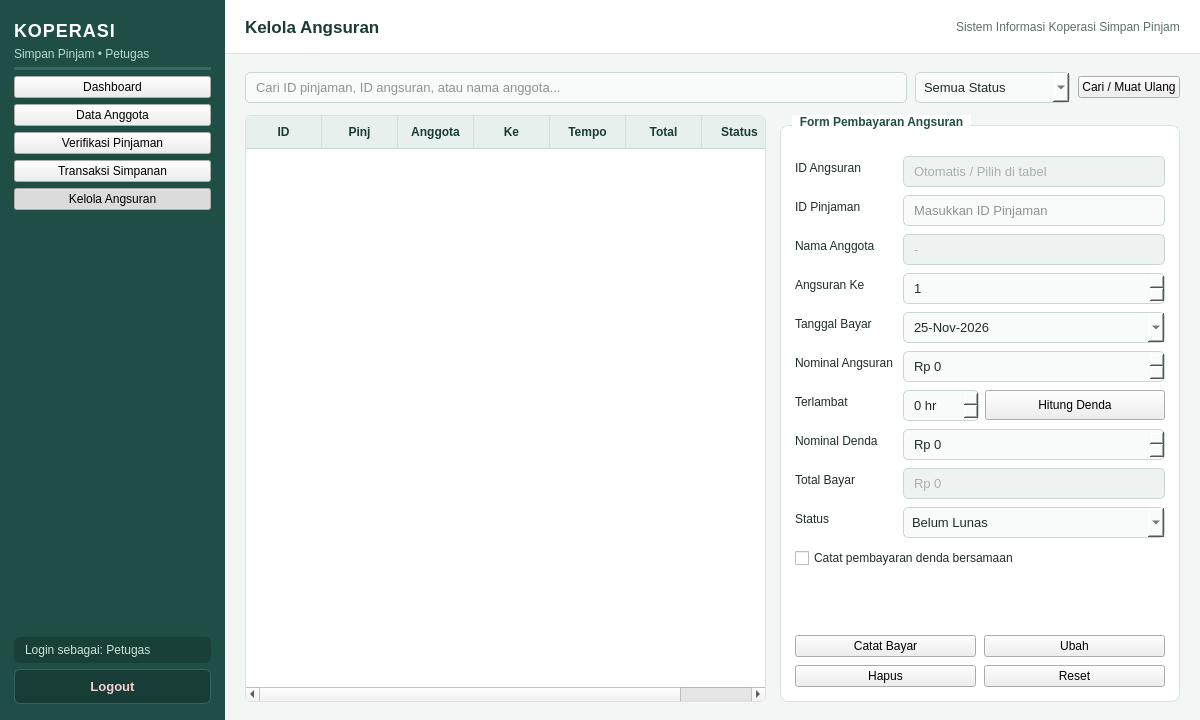
<?xml version="1.0" encoding="UTF-8"?>
<ui version="4.0">
 <class>PetugasKelolaAngsuranWindow</class>
 <widget class="QMainWindow" name="PetugasKelolaAngsuranWindow">
  <property name="geometry">
   <rect>
    <x>0</x>
    <y>0</y>
    <width>1200</width>
    <height>720</height>
   </rect>
  </property>
  <property name="minimumSize">
   <size>
    <width>1024</width>
    <height>640</height>
   </size>
  </property>
  <property name="windowTitle">
   <string>Sistem Informasi Koperasi Simpan Pinjam - Kelola Angsuran</string>
  </property>
  <property name="styleSheet">
   <string notr="true">QMainWindow, QWidget#centralwidget {
    background-color: #F2F6F5;
    font-family: "Segoe UI", "Helvetica Neue", Arial, sans-serif;
    color: #1E2D2B;
    font-size: 13px;
}

/* Sidebar */
QFrame#frameSidebar {
    background-color: #1F4E46;
    border: none;
}

QLabel#lblAppTitle {
    color: #FFFFFF;
    font-size: 18px;
    font-weight: bold;
    letter-spacing: 1px;
}

QLabel#lblAppSubtitle {
    color: #B8DAD2;
    font-size: 12px;
}

QLabel#lblUserInfo {
    color: #CBE2DC;
    font-size: 12px;
    padding: 6px 8px;
    background-color: #193F39;
    border-radius: 6px;
}

QPushButton[navButton="true"] {
    background-color: transparent;
    color: #E2F0EC;
    border: none;
    border-radius: 6px;
    text-align: left;
    padding: 10px 14px;
    font-size: 13px;
    font-weight: 500;
}

QPushButton[navButton="true"]:hover {
    background-color: #296359;
    color: #FFFFFF;
}

QPushButton[navButton="true"]:checked {
    background-color: #2E7D6F;
    color: #FFFFFF;
    font-weight: bold;
    border-left: 4px solid #A7E3D4;
}

QPushButton#btnLogout {
    background-color: #183D37;
    color: #F5D0D0;
    border: 1px solid #30665D;
    border-radius: 6px;
    padding: 9px 14px;
    font-size: 13px;
    font-weight: bold;
}

QPushButton#btnLogout:hover {
    background-color: #991B1B;
    color: #FFFFFF;
    border-color: #991B1B;
}

/* Header Bar */
QFrame#frameHeader {
    background-color: #FFFFFF;
    border-bottom: 1px solid #D9E4E1;
}

QLabel#lblPageTitle {
    color: #1B3B36;
    font-size: 17px;
    font-weight: bold;
}

QLabel#lblHeaderInfo {
    color: #5C706C;
    font-size: 12px;
}

/* Cards &amp; GroupBoxes */
QFrame[statCard="true"] {
    background-color: #FFFFFF;
    border: 1px solid #D9E4E1;
    border-top: 3px solid #266D61;
    border-radius: 8px;
}

QLabel[statTitle="true"] {
    color: #5C706C;
    font-size: 12px;
    font-weight: bold;
}

QLabel[statValue="true"] {
    color: #1B3B36;
    font-size: 20px;
    font-weight: bold;
}

QGroupBox {
    background-color: #FFFFFF;
    border: 1px solid #D9E4E1;
    border-radius: 8px;
    margin-top: 10px;
    padding-top: 14px;
    font-weight: bold;
    color: #1B3B36;
}

QGroupBox::title {
    subcontrol-origin: margin;
    left: 12px;
    padding: 0 6px;
    background-color: #FFFFFF;
    color: #1F4E46;
}

QLabel, QCheckBox {
    color: #1E2D2B;
}

/* Inputs */
QLineEdit, QComboBox, QDateEdit, QSpinBox, QDoubleSpinBox, QPlainTextEdit {
    background-color: #F9FBFA;
    border: 1px solid #C8D7D3;
    border-radius: 5px;
    padding: 6px 8px;
    color: #1E2D2B;
    font-size: 13px;
}

QLineEdit:focus, QComboBox:focus, QDateEdit:focus, QSpinBox:focus, QDoubleSpinBox:focus, QPlainTextEdit:focus {
    border: 1px solid #2A7B6F;
    background-color: #FFFFFF;
}

QLineEdit:read-only, QPlainTextEdit:read-only {
    background-color: #EEF3F1;
    color: #5C706C;
}

/* Tables */
QTableWidget {
    background-color: #FFFFFF;
    alternate-background-color: #F6FAF8;
    border: 1px solid #D9E4E1;
    border-radius: 6px;
    gridline-color: #E6EEEC;
    selection-background-color: #D2EBE5;
    selection-color: #14332E;
}

QHeaderView::section {
    background-color: #E7F0ED;
    color: #1B3B36;
    padding: 7px 8px;
    border: none;
    border-right: 1px solid #D3E0DC;
    border-bottom: 1px solid #C8D7D3;
    font-weight: bold;
    font-size: 12px;
}

/* Action Buttons */
QPushButton[btnType="primary"] {
    background-color: #266D61;
    color: #FFFFFF;
    border: none;
    border-radius: 5px;
    padding: 7px 14px;
    font-weight: bold;
}

QPushButton[btnType="primary"]:hover {
    background-color: #1F5B51;
}

QPushButton[btnType="secondary"] {
    background-color: #2A6F8E;
    color: #FFFFFF;
    border: none;
    border-radius: 5px;
    padding: 7px 14px;
    font-weight: bold;
}

QPushButton[btnType="secondary"]:hover {
    background-color: #215973;
}

QPushButton[btnType="danger"] {
    background-color: #C24141;
    color: #FFFFFF;
    border: none;
    border-radius: 5px;
    padding: 7px 14px;
    font-weight: bold;
}

QPushButton[btnType="danger"]:hover {
    background-color: #9E3030;
}

QPushButton[btnType="neutral"] {
    background-color: #EDF3F1;
    color: #2B423E;
    border: 1px solid #C8D7D3;
    border-radius: 5px;
    padding: 7px 14px;
}

QPushButton[btnType="neutral"]:hover {
    background-color: #DFEAE6;
}</string>
  </property>
  <widget class="QWidget" name="centralwidget">
   <layout class="QHBoxLayout" name="layoutRoot">
    <property name="spacing">
     <number>0</number>
    </property>
    <property name="leftMargin">
     <number>0</number>
    </property>
    <property name="topMargin">
     <number>0</number>
    </property>
    <property name="rightMargin">
     <number>0</number>
    </property>
    <property name="bottomMargin">
     <number>0</number>
    </property>
    <item>
     <widget class="QFrame" name="frameSidebar">
      <property name="minimumSize">
       <size>
        <width>225</width>
        <height>0</height>
       </size>
      </property>
      <property name="maximumSize">
       <size>
        <width>225</width>
        <height>16777215</height>
       </size>
      </property>
      <property name="frameShape">
       <enum>QFrame::NoFrame</enum>
      </property>
      <layout class="QVBoxLayout" name="layoutSidebar">
       <property name="spacing">
        <number>6</number>
       </property>
       <property name="leftMargin">
        <number>14</number>
       </property>
       <property name="topMargin">
        <number>20</number>
       </property>
       <property name="rightMargin">
        <number>14</number>
       </property>
       <property name="bottomMargin">
        <number>16</number>
       </property>
       <item>
        <widget class="QLabel" name="lblAppTitle">
         <property name="text">
          <string>KOPERASI</string>
         </property>
        </widget>
       </item>
       <item>
        <widget class="QLabel" name="lblAppSubtitle">
         <property name="text">
          <string>Simpan Pinjam • Petugas</string>
         </property>
        </widget>
       </item>
       <item>
        <widget class="Line" name="lineSidebarTop">
         <property name="styleSheet">
          <string notr="true">background-color: #346B61; max-height: 1px; border: none; margin-top: 6px; margin-bottom: 8px;</string>
         </property>
         <property name="orientation">
          <enum>Qt::Horizontal</enum>
         </property>
        </widget>
       </item>
       <item>
        <widget class="QPushButton" name="btnNavDashboard">
         <property name="text">
          <string>Dashboard</string>
         </property>
         <property name="checkable">
          <bool>true</bool>
         </property>
         <property name="autoExclusive">
          <bool>true</bool>
         </property>
         <property name="navButton" stdset="0">
          <bool>true</bool>
         </property>
        </widget>
       </item>
       <item>
        <widget class="QPushButton" name="btnNavAnggota">
         <property name="text">
          <string>Data Anggota</string>
         </property>
         <property name="checkable">
          <bool>true</bool>
         </property>
         <property name="autoExclusive">
          <bool>true</bool>
         </property>
         <property name="navButton" stdset="0">
          <bool>true</bool>
         </property>
        </widget>
       </item>
       <item>
        <widget class="QPushButton" name="btnNavVerifikasi">
         <property name="text">
          <string>Verifikasi Pinjaman</string>
         </property>
         <property name="checkable">
          <bool>true</bool>
         </property>
         <property name="autoExclusive">
          <bool>true</bool>
         </property>
         <property name="navButton" stdset="0">
          <bool>true</bool>
         </property>
        </widget>
       </item>
       <item>
        <widget class="QPushButton" name="btnNavSimpanan">
         <property name="text">
          <string>Transaksi Simpanan</string>
         </property>
         <property name="checkable">
          <bool>true</bool>
         </property>
         <property name="autoExclusive">
          <bool>true</bool>
         </property>
         <property name="navButton" stdset="0">
          <bool>true</bool>
         </property>
        </widget>
       </item>
       <item>
        <widget class="QPushButton" name="btnNavAngsuran">
         <property name="text">
          <string>Kelola Angsuran</string>
         </property>
         <property name="checkable">
          <bool>true</bool>
         </property>
         <property name="checked">
          <bool>true</bool>
         </property>
         <property name="autoExclusive">
          <bool>true</bool>
         </property>
         <property name="navButton" stdset="0">
          <bool>true</bool>
         </property>
        </widget>
       </item>
       <item>
        <spacer name="spacerSidebar">
         <property name="orientation">
          <enum>Qt::Vertical</enum>
         </property>
         <property name="sizeHint" stdset="0">
          <size>
           <width>20</width>
           <height>40</height>
          </size>
         </property>
        </spacer>
       </item>
       <item>
        <widget class="QLabel" name="lblUserInfo">
         <property name="text">
          <string>Login sebagai: Petugas</string>
         </property>
        </widget>
       </item>
       <item>
        <widget class="QPushButton" name="btnLogout">
         <property name="text">
          <string>Logout</string>
         </property>
        </widget>
       </item>
      </layout>
     </widget>
    </item>
    <item>
     <layout class="QVBoxLayout" name="layoutContent">
      <property name="spacing">
       <number>0</number>
      </property>
      <item>
       <widget class="QFrame" name="frameHeader">
        <property name="minimumSize">
         <size>
          <width>0</width>
          <height>54</height>
         </size>
        </property>
        <property name="maximumSize">
         <size>
          <width>16777215</width>
          <height>54</height>
         </size>
        </property>
        <property name="frameShape">
         <enum>QFrame::NoFrame</enum>
        </property>
        <layout class="QHBoxLayout" name="layoutHeader">
         <property name="leftMargin">
          <number>20</number>
         </property>
         <property name="rightMargin">
          <number>20</number>
         </property>
         <item>
          <widget class="QLabel" name="lblPageTitle">
           <property name="text">
            <string>Kelola Angsuran</string>
           </property>
          </widget>
         </item>
         <item>
          <spacer name="spacerHeader">
           <property name="orientation">
            <enum>Qt::Horizontal</enum>
           </property>
           <property name="sizeHint" stdset="0">
            <size>
             <width>40</width>
             <height>20</height>
            </size>
           </property>
          </spacer>
         </item>
         <item>
          <widget class="QLabel" name="lblHeaderInfo">
           <property name="text">
            <string>Sistem Informasi Koperasi Simpan Pinjam</string>
           </property>
          </widget>
         </item>
        </layout>
       </widget>
      </item>
      <item>
        <!-- PAGE 4: KELOLA ANGSURAN -->
        <widget class="QWidget" name="pageKelolaAngsuran">
         <layout class="QVBoxLayout" name="layoutAngsuran">
          <property name="spacing">
           <number>12</number>
          </property>
          <property name="leftMargin">
           <number>20</number>
          </property>
          <property name="topMargin">
           <number>18</number>
          </property>
          <property name="rightMargin">
           <number>20</number>
          </property>
          <property name="bottomMargin">
           <number>18</number>
          </property>
          <item>
           <layout class="QHBoxLayout" name="layoutAngsuranToolbar">
            <property name="spacing">
             <number>8</number>
            </property>
            <item>
             <widget class="QLineEdit" name="txtCariAngsuran">
              <property name="placeholderText">
               <string>Cari ID pinjaman, ID angsuran, atau nama anggota...</string>
              </property>
             </widget>
            </item>
            <item>
             <widget class="QComboBox" name="cmbFilterStatusAngsuran">
              <property name="minimumSize">
               <size>
                <width>155</width>
                <height>0</height>
               </size>
              </property>
              <item>
               <property name="text">
                <string>Semua Status</string>
               </property>
              </item>
              <item>
               <property name="text">
                <string>Belum Lunas</string>
               </property>
              </item>
              <item>
               <property name="text">
                <string>Lunas</string>
               </property>
              </item>
              <item>
               <property name="text">
                <string>Terlambat</string>
               </property>
              </item>
             </widget>
            </item>
            <item>
             <widget class="QPushButton" name="btnRefreshAngsuran">
              <property name="text">
               <string>Cari / Muat Ulang</string>
              </property>
              <property name="btnType" stdset="0">
               <string>neutral</string>
              </property>
             </widget>
            </item>
           </layout>
          </item>
          <item>
           <layout class="QHBoxLayout" name="layoutAngsuranBody">
            <property name="spacing">
             <number>14</number>
            </property>
            <item>
             <widget class="QTableWidget" name="tblAngsuran">
              <property name="editTriggers">
               <set>QAbstractItemView::NoEditTriggers</set>
              </property>
              <property name="alternatingRowColors">
               <bool>true</bool>
              </property>
              <property name="selectionMode">
               <enum>QAbstractItemView::SingleSelection</enum>
              </property>
              <property name="selectionBehavior">
               <enum>QAbstractItemView::SelectRows</enum>
              </property>
              <attribute name="horizontalHeaderDefaultSectionSize">
               <number>76</number>
              </attribute>
              <attribute name="horizontalHeaderStretchLastSection">
               <bool>true</bool>
              </attribute>
              <column>
               <property name="text">
                <string>ID</string>
               </property>
              </column>
              <column>
               <property name="text">
                <string>Pinj</string>
               </property>
              </column>
              <column>
               <property name="text">
                <string>Anggota</string>
               </property>
              </column>
              <column>
               <property name="text">
                <string>Ke</string>
               </property>
              </column>
              <column>
               <property name="text">
                <string>Tempo</string>
               </property>
              </column>
              <column>
               <property name="text">
                <string>Total</string>
               </property>
              </column>
              <column>
               <property name="text">
                <string>Status</string>
               </property>
              </column>
             </widget>
            </item>
            <item>
             <widget class="QGroupBox" name="grpFormAngsuran">
              <property name="minimumSize">
               <size>
                <width>375</width>
                <height>0</height>
               </size>
              </property>
              <property name="maximumSize">
               <size>
                <width>400</width>
                <height>16777215</height>
               </size>
              </property>
              <property name="title">
               <string>Form Pembayaran Angsuran</string>
              </property>
              <layout class="QVBoxLayout" name="layoutFormAngsuranWrap">
               <property name="spacing">
                <number>10</number>
               </property>
               <property name="leftMargin">
                <number>14</number>
               </property>
               <property name="topMargin">
                <number>16</number>
               </property>
               <property name="rightMargin">
                <number>14</number>
               </property>
               <property name="bottomMargin">
                <number>14</number>
               </property>
               <item>
                <layout class="QFormLayout" name="formAngsuran">
                 <property name="verticalSpacing">
                  <number>8</number>
                 </property>
                 <item row="0" column="0">
                  <widget class="QLabel" name="lblAngsId">
                   <property name="text">
                    <string>ID Angsuran</string>
                   </property>
                  </widget>
                 </item>
                 <item row="0" column="1">
                  <widget class="QLineEdit" name="txtAngsuranId">
                   <property name="readOnly">
                    <bool>true</bool>
                   </property>
                   <property name="placeholderText">
                    <string>Otomatis / Pilih di tabel</string>
                   </property>
                  </widget>
                 </item>
                 <item row="1" column="0">
                  <widget class="QLabel" name="lblAngsIdPinj">
                   <property name="text">
                    <string>ID Pinjaman</string>
                   </property>
                  </widget>
                 </item>
                 <item row="1" column="1">
                  <widget class="QLineEdit" name="txtAngsuranIdPinjaman">
                   <property name="placeholderText">
                    <string>Masukkan ID Pinjaman</string>
                   </property>
                  </widget>
                 </item>
                 <item row="2" column="0">
                  <widget class="QLabel" name="lblAngsNama">
                   <property name="text">
                    <string>Nama Anggota</string>
                   </property>
                  </widget>
                 </item>
                 <item row="2" column="1">
                  <widget class="QLineEdit" name="txtAngsuranNamaAnggota">
                   <property name="readOnly">
                    <bool>true</bool>
                   </property>
                   <property name="placeholderText">
                    <string>-</string>
                   </property>
                  </widget>
                 </item>
                 <item row="3" column="0">
                  <widget class="QLabel" name="lblAngsKe">
                   <property name="text">
                    <string>Angsuran Ke</string>
                   </property>
                  </widget>
                 </item>
                 <item row="3" column="1">
                  <widget class="QSpinBox" name="spnAngsuranKe">
                   <property name="minimum">
                    <number>1</number>
                   </property>
                   <property name="maximum">
                    <number>120</number>
                   </property>
                  </widget>
                 </item>
                 <item row="4" column="0">
                  <widget class="QLabel" name="lblAngsTglBayar">
                   <property name="text">
                    <string>Tanggal Bayar</string>
                   </property>
                  </widget>
                 </item>
                 <item row="4" column="1">
                  <widget class="QDateEdit" name="dateBayarAngsuran">
                   <property name="date">
                    <date>
                     <year>2026</year>
                     <month>11</month>
                     <day>25</day>
                    </date>
                   </property>
                   <property name="displayFormat">
                    <string>dd-MMM-yyyy</string>
                   </property>
                   <property name="calendarPopup">
                    <bool>true</bool>
                   </property>
                  </widget>
                 </item>
                 <item row="5" column="0">
                  <widget class="QLabel" name="lblAngsNominal">
                   <property name="text">
                    <string>Nominal Angsuran</string>
                   </property>
                  </widget>
                 </item>
                 <item row="5" column="1">
                  <widget class="QDoubleSpinBox" name="spnNominalPokokBunga">
                   <property name="prefix">
                    <string>Rp </string>
                   </property>
                   <property name="decimals">
                    <number>0</number>
                   </property>
                   <property name="maximum">
                    <double>1000000000.000000000000000</double>
                   </property>
                   <property name="singleStep">
                    <double>50000.000000000000000</double>
                   </property>
                  </widget>
                 </item>
                 <item row="6" column="0">
                  <widget class="QLabel" name="lblAngsTerlambat">
                   <property name="text">
                    <string>Terlambat</string>
                   </property>
                  </widget>
                 </item>
                 <item row="6" column="1">
                  <layout class="QHBoxLayout" name="layoutHitungDenda">
                   <property name="spacing">
                    <number>6</number>
                   </property>
                   <item>
                    <widget class="QSpinBox" name="spnHariTerlambat">
                     <property name="maximumSize">
                      <size>
                       <width>76</width>
                       <height>16777215</height>
                      </size>
                     </property>
                     <property name="suffix">
                      <string> hr</string>
                     </property>
                     <property name="maximum">
                      <number>365</number>
                     </property>
                    </widget>
                   </item>
                   <item>
                    <widget class="QPushButton" name="btnHitungDenda">
                     <property name="styleSheet">
                      <string notr="true">padding: 7px 10px;</string>
                     </property>
                     <property name="text">
                      <string>Hitung Denda</string>
                     </property>
                     <property name="btnType" stdset="0">
                      <string>secondary</string>
                     </property>
                    </widget>
                   </item>
                  </layout>
                 </item>
                 <item row="7" column="0">
                  <widget class="QLabel" name="lblAngsDenda">
                   <property name="text">
                    <string>Nominal Denda</string>
                   </property>
                  </widget>
                 </item>
                 <item row="7" column="1">
                  <widget class="QDoubleSpinBox" name="spnNominalDenda">
                   <property name="prefix">
                    <string>Rp </string>
                   </property>
                   <property name="decimals">
                    <number>0</number>
                   </property>
                   <property name="maximum">
                    <double>100000000.000000000000000</double>
                   </property>
                  </widget>
                 </item>
                 <item row="8" column="0">
                  <widget class="QLabel" name="lblAngsTotal">
                   <property name="text">
                    <string>Total Bayar</string>
                   </property>
                  </widget>
                 </item>
                 <item row="8" column="1">
                  <widget class="QLineEdit" name="txtTotalBayarAngsuran">
                   <property name="readOnly">
                    <bool>true</bool>
                   </property>
                   <property name="placeholderText">
                    <string>Rp 0</string>
                   </property>
                  </widget>
                 </item>
                 <item row="9" column="0">
                  <widget class="QLabel" name="lblAngsStatus">
                   <property name="text">
                    <string>Status</string>
                   </property>
                  </widget>
                 </item>
                 <item row="9" column="1">
                  <widget class="QComboBox" name="cmbStatusAngsuran">
                   <item>
                    <property name="text">
                     <string>Belum Lunas</string>
                    </property>
                   </item>
                   <item>
                    <property name="text">
                     <string>Lunas</string>
                    </property>
                   </item>
                   <item>
                    <property name="text">
                     <string>Terlambat</string>
                    </property>
                   </item>
                  </widget>
                 </item>
                </layout>
               </item>
               <item>
                <widget class="QCheckBox" name="chkBayarDenda">
                 <property name="text">
                  <string>Catat pembayaran denda bersamaan</string>
                 </property>
                </widget>
               </item>
               <item>
                <spacer name="spacerFormAngsuran">
                 <property name="orientation">
                  <enum>Qt::Vertical</enum>
                 </property>
                 <property name="sizeHint" stdset="0">
                  <size>
                   <width>20</width>
                   <height>8</height>
                  </size>
                 </property>
                </spacer>
               </item>
               <item>
                <layout class="QGridLayout" name="layoutAngsuranButtons">
                 <property name="spacing">
                  <number>8</number>
                 </property>
                 <item row="0" column="0">
                  <widget class="QPushButton" name="btnCatatAngsuran">
                   <property name="text">
                    <string>Catat Bayar</string>
                   </property>
                   <property name="btnType" stdset="0">
                    <string>primary</string>
                   </property>
                  </widget>
                 </item>
                 <item row="0" column="1">
                  <widget class="QPushButton" name="btnUbahAngsuran">
                   <property name="text">
                    <string>Ubah</string>
                   </property>
                   <property name="btnType" stdset="0">
                    <string>secondary</string>
                   </property>
                  </widget>
                 </item>
                 <item row="1" column="0">
                  <widget class="QPushButton" name="btnHapusAngsuran">
                   <property name="text">
                    <string>Hapus</string>
                   </property>
                   <property name="btnType" stdset="0">
                    <string>danger</string>
                   </property>
                  </widget>
                 </item>
                 <item row="1" column="1">
                  <widget class="QPushButton" name="btnResetAngsuran">
                   <property name="text">
                    <string>Reset</string>
                   </property>
                   <property name="btnType" stdset="0">
                    <string>neutral</string>
                   </property>
                  </widget>
                 </item>
                </layout>
               </item>
              </layout>
             </widget>
            </item>
           </layout>
          </item>
         </layout>
        </widget>
      </item>
     </layout>
    </item>
   </layout>
  </widget>
 </widget>
 <resources/>
 <connections/>
</ui>
